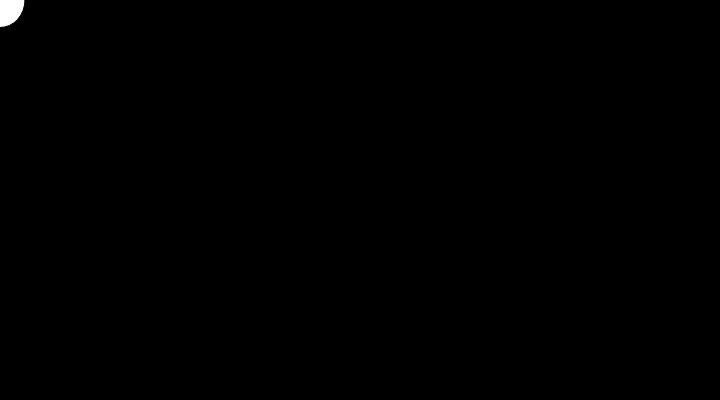
Frame 1 (no input)
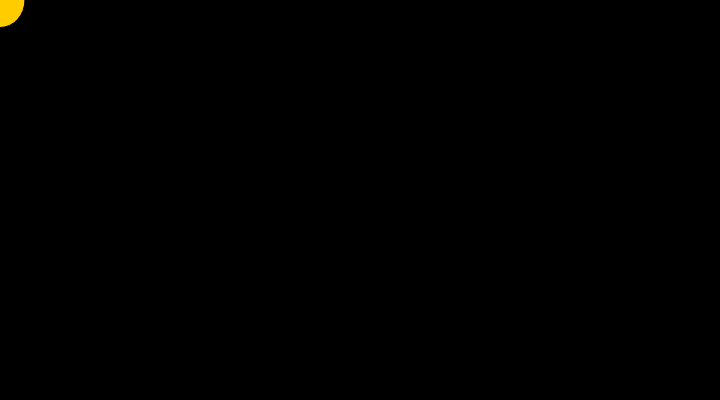
Frame 60 (no input)
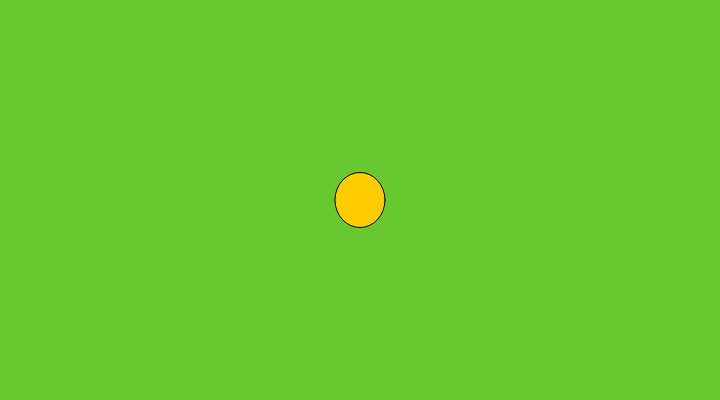
Frame 120 (the mouse pressed at the canvas centre since frame 60)

The p5.js sketch that drew these frames (run headless with seeded random() and noise() and a simulated clock; from frame 60 on, the mouse is pressed at the canvas centre):

// p5.js sketch
// ── sketch.js
function setup() {
  createCanvas(720, 400);
}

function draw() {
  background(mouseX % 256, mouseY % 256, (mouseX + mouseY) % 256);
  ellipse(mouseX, mouseY, 50, 55)
  let c = color(255, 204, 0);
  fill(c);
}
